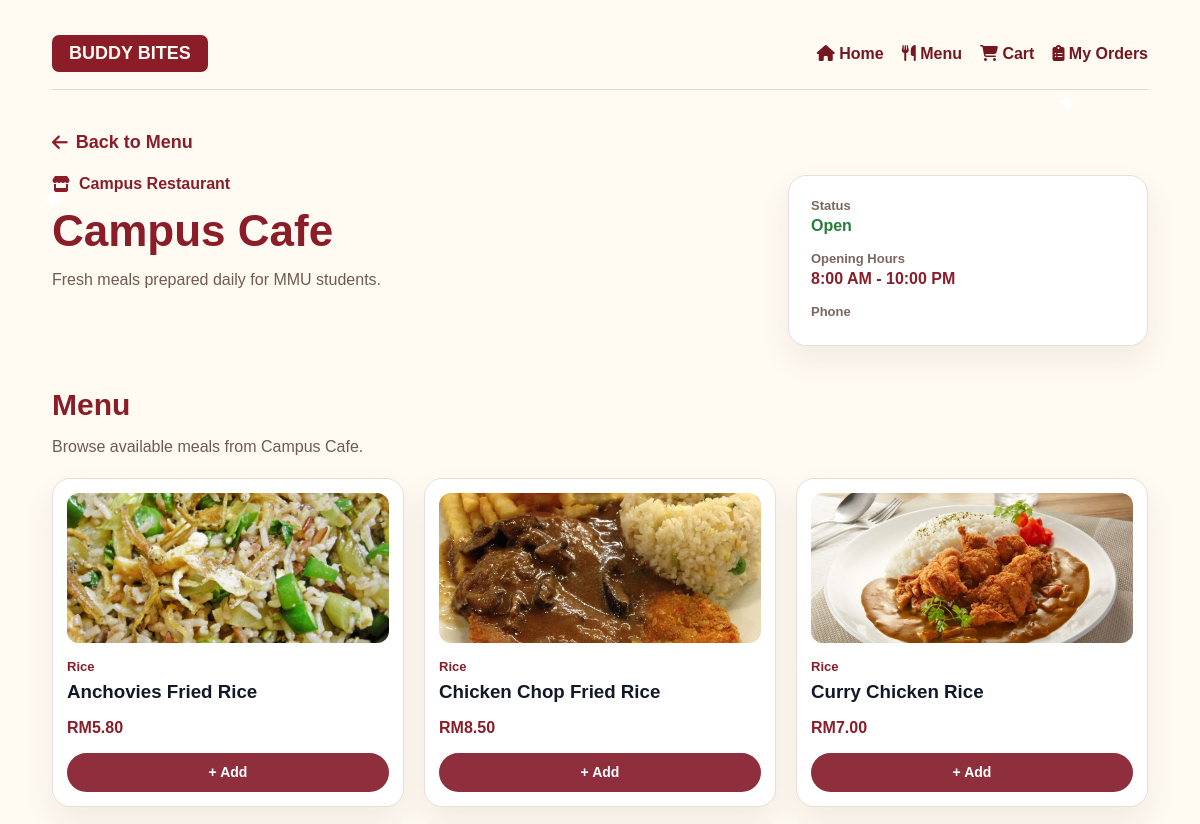
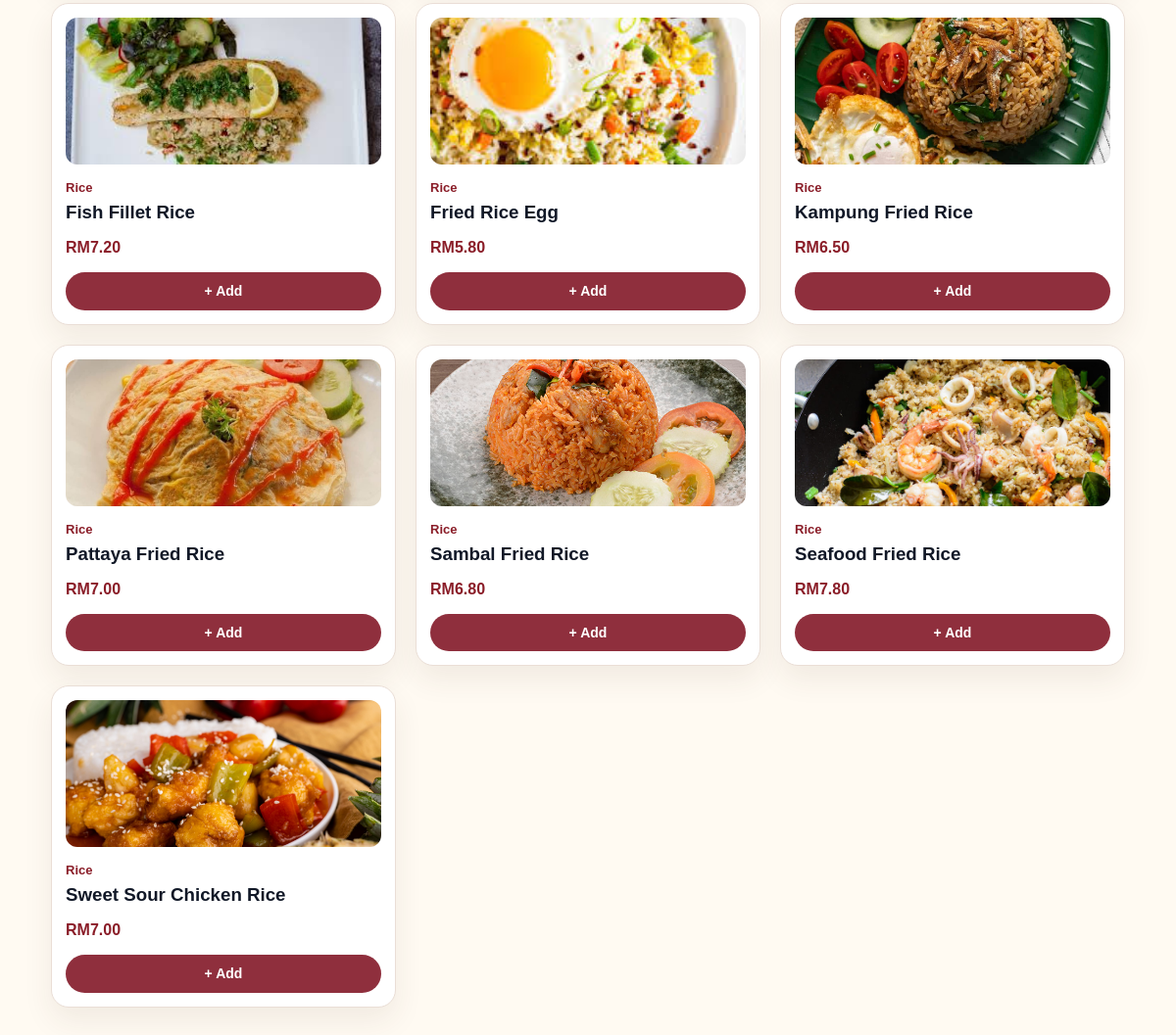
/pages/restaurant.php?restaurant=Campus Cafe, run on the app's committed database (2 pictures, top to bottom).
### tables this page shows
CREATE TABLE `restaurants` (
  `restaurant_id` int(11) NOT NULL,
  `restaurant_name` varchar(100) NOT NULL,
  `owner_name` varchar(100) DEFAULT '',
  `phone` varchar(30) DEFAULT '',
  `opening_hours` varchar(100) DEFAULT '8:00 AM - 10:00 PM',
  `status` varchar(30) DEFAULT 'Open'
);

CREATE TABLE `menu_items` (
  `item_id` int(11) NOT NULL,
  `item_name` varchar(100) NOT NULL,
  `restaurant_name` varchar(100) NOT NULL,
  `category` varchar(50) NOT NULL,
  `price` decimal(10,2) NOT NULL,
  `image` varchar(255) NOT NULL,
  `availability` varchar(20) NOT NULL DEFAULT 'Available'
);

### pages/restaurant.php (the view, shortened to what this page needs)
<?php
include("../includes/db.php");
$restaurant = trim($_GET["restaurant"]);
function h($text) {
    return htmlspecialchars((string)$text, ENT_QUOTES, "UTF-8");
}
function isRestaurantOpenStatus($status): bool
{
    return strtolower(trim((string) $status)) === "open";
}
$restaurantStmt = $conn->prepare("
    SELECT restaurant_name, owner_name, phone, opening_hours, status
    FROM restaurants
    WHERE restaurant_name = ?
");
$restaurantStmt->bind_param("s", $restaurant);
$restaurantStmt->execute();
$restaurantData = $restaurantStmt->get_result()->fetch_assoc();
$menuStmt = $conn->prepare("
    SELECT item_id, item_name, category, price, image, availability
    FROM menu_items
    WHERE restaurant_name = ?
    ORDER BY category ASC, item_name ASC
");
$menuStmt->bind_param("s", $restaurant);
$menuStmt->execute();
$menuItems = $menuStmt->get_result();
$status = trim((string) ($restaurantData["status"] ?? "Open"));
$isOpen = isRestaurantOpenStatus($status);
$openingHours = $restaurantData["opening_hours"] ?? "8:00 AM - 10:00 PM";
?>
<?php include("../includes/header.php"); ?>
<main class="restaurant-page">
    <nav class="restaurant-public-nav">
        <a class="logo" href="home.php">BUDDY BITES</a>
        <div>
            <a href="home.php"><i class="fa-solid fa-house"></i> Home</a>
            <a href="menu.php"><i class="fa-solid fa-utensils"></i> Menu</a>
            <a href="cart.php"><i class="fa-solid fa-cart-shopping"></i> Cart</a>
            <a href="order_history.php"><i class="fa-solid fa-clipboard-list"></i> My Orders</a>
        </div>
    </nav>
    <section class="restaurant-public-hero">
        <a href="menu.php" class="back-menu">
            <i class="fa-solid fa-arrow-left"></i> Back to Menu
        </a>
        <div class="restaurant-hero-grid">
            <div>
                <span class="restaurant-kicker"><i class="fa-solid fa-store"></i> Campus Restaurant</span>
                <h1><?php echo h($restaurant); ?></h1>
                <p>Fresh meals prepared daily for MMU students.</p>
            </div>
            <div class="restaurant-detail-card">
                <div>
                    <span>Status</span>
                    <b class="<?php echo $isOpen ? "status-open-text" : "status-closed-text"; ?>">
                        <?php echo h($isOpen ? "Open" : $status); ?>
                    </b>
                </div>
                <div>
                    <span>Opening Hours</span>
                    <b><?php echo h($openingHours); ?></b>
                </div>
                <div>
                    <span>Phone</span>
                </div>
            </div>
        </div>
    </section>
    <section class="restaurant-public-menu">
        <div class="section-title-row">
            <div>
                <h2>Menu</h2>
                <p>Browse available meals from <?php echo h($restaurant); ?>.</p>
            </div>
        </div>
        <div class="restaurant-public-grid">
            <?php if ($menuItems && $menuItems->num_rows > 0) { ?>
                <?php while ($item = $menuItems->fetch_assoc()) { ?>
                    <article class="restaurant-public-card">
                        <img src="../images/<?php echo h($item["image"]); ?>" alt="<?php echo h($item["item_name"]); ?>">
                        <div>
                            <span><?php echo h($item["category"]); ?></span>
                            <h3><?php echo h($item["item_name"]); ?></h3>
                            <p>RM<?php echo number_format((float)$item["price"], 2); ?></p>
                        </div>
                        <?php if (($item["availability"] ?? "Available") === "Available" && $isOpen) { ?>
                            <a class="add-btn" href="cart.php?action=add&id=<?php echo (int)$item["item_id"]; ?>">+ Add</a>
                        <?php } else { ?>
                            <button class="add-btn disabled" type="button" disabled>Unavailable</button>
                        <?php } ?>
                    </article>
                <?php } ?>
            <?php } else { ?>
                <p class="empty-state">No menu items found for this restaurant.</p>
            <?php } ?>
        </div>
    </section>
</main>
<?php include("../includes/footer.php"); ?>

### data on the page
restaurants: status "Open", opening_hours "8:00 AM - 10:00 PM"
menu_items: image (picture), category "Rice", item_name "Anchovies Fried Rice", price "5.80"
menu_items: image (picture), category "Rice", item_name "Chicken Chop Fried Rice", price "8.50"
menu_items: image (picture), category "Rice", item_name "Curry Chicken Rice", price "7.00"
menu_items: image (picture), category "Rice", item_name "Fish Fillet Rice", price "7.20"
menu_items: image (picture), category "Rice", item_name "Fried Rice Egg", price "5.80"
menu_items: image (picture), category "Rice", item_name "Kampung Fried Rice", price "6.50"
menu_items: image (picture), category "Rice", item_name "Pattaya Fried Rice", price "7.00"
menu_items: image (picture), category "Rice", item_name "Sambal Fried Rice", price "6.80"
menu_items: image (picture), category "Rice", item_name "Seafood Fried Rice", price "7.80"
menu_items: image (picture), category "Rice", item_name "Sweet Sour Chicken Rice", price "7.00"

### other printed values
$restaurant "Campus Cafe"
